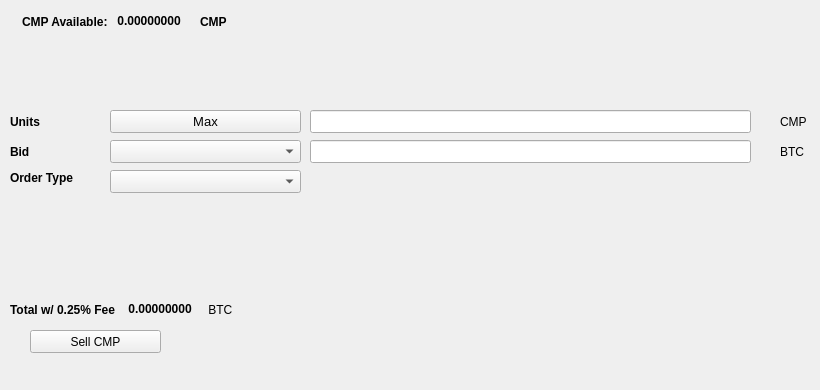
   <widget class="QWidget" name="SellTab">
    <attribute name="title">
     <string>Sell</string>
    </attribute>
    <widget class="QLabel" name="label_16">
     <property name="geometry">
      <rect>
       <x>780</x>
       <y>140</y>
       <width>31</width>
       <height>23</height>
      </rect>
     </property>
     <property name="text">
      <string>BTC</string>
     </property>
    </widget>
    <widget class="QComboBox" name="SellBidcomboBox">
     <property name="geometry">
      <rect>
       <x>110</x>
       <y>140</y>
       <width>191</width>
       <height>23</height>
      </rect>
     </property>
     <property name="font">
      <font>
       <pointsize>10</pointsize>
      </font>
     </property>
    </widget>
    <widget class="QLabel" name="label_18">
     <property name="geometry">
      <rect>
       <x>10</x>
       <y>110</y>
       <width>46</width>
       <height>23</height>
      </rect>
     </property>
     <property name="font">
      <font>
       <weight>75</weight>
       <bold>true</bold>
      </font>
     </property>
     <property name="text">
      <string>Units</string>
     </property>
    </widget>
    <widget class="QPushButton" name="Sell_Max_Amount">
     <property name="geometry">
      <rect>
       <x>110</x>
       <y>110</y>
       <width>191</width>
       <height>23</height>
      </rect>
     </property>
     <property name="font">
      <font>
       <pointsize>10</pointsize>
      </font>
     </property>
     <property name="text">
      <string>Max</string>
     </property>
    </widget>
    <widget class="QLabel" name="label_20">
     <property name="geometry">
      <rect>
       <x>10</x>
       <y>170</y>
       <width>91</width>
       <height>16</height>
      </rect>
     </property>
     <property name="font">
      <font>
       <weight>75</weight>
       <bold>true</bold>
      </font>
     </property>
     <property name="text">
      <string>Order Type</string>
     </property>
    </widget>
    <widget class="QComboBox" name="SellOrdertypeCombo">
     <property name="geometry">
      <rect>
       <x>110</x>
       <y>170</y>
       <width>191</width>
       <height>23</height>
      </rect>
     </property>
     <property name="font">
      <font>
       <pointsize>10</pointsize>
      </font>
     </property>
    </widget>
    <widget class="QLabel" name="label_21">
     <property name="geometry">
      <rect>
       <x>10</x>
       <y>140</y>
       <width>46</width>
       <height>23</height>
      </rect>
     </property>
     <property name="font">
      <font>
       <weight>75</weight>
       <bold>true</bold>
      </font>
     </property>
     <property name="text">
      <string>Bid</string>
     </property>
    </widget>
    <widget class="QLabel" name="label_22">
     <property name="geometry">
      <rect>
       <x>780</x>
       <y>110</y>
       <width>31</width>
       <height>23</height>
      </rect>
     </property>
     <property name="text">
      <string>CMP</string>
     </property>
    </widget>
    <widget class="QLineEdit" name="UnitsInputCMP">
     <property name="geometry">
      <rect>
       <x>310</x>
       <y>110</y>
       <width>441</width>
       <height>23</height>
      </rect>
     </property>
     <property name="font">
      <font>
       <pointsize>9</pointsize>
       <weight>75</weight>
       <bold>true</bold>
      </font>
     </property>
    </widget>
    <widget class="QLineEdit" name="SellBidPriceEdit">
     <property name="geometry">
      <rect>
       <x>310</x>
       <y>140</y>
       <width>441</width>
       <height>23</height>
      </rect>
     </property>
     <property name="font">
      <font>
       <pointsize>9</pointsize>
       <weight>75</weight>
       <bold>true</bold>
      </font>
     </property>
    </widget>
    <widget class="QPushButton" name="SellCMPBTN">
     <property name="geometry">
      <rect>
       <x>30</x>
       <y>330</y>
       <width>131</width>
       <height>23</height>
      </rect>
     </property>
     <property name="text">
      <string>Sell CMP</string>
     </property>
     <property name="icon">
      <iconset resource="../cmp">
       <normaloff>:/icons/bitcoin</normaloff>:/icons/bitcoin</iconset>
     </property>
    </widget>
    <widget class="QWidget" name="layoutWidget3">
     <property name="geometry">
      <rect>
       <x>22</x>
       <y>12</y>
       <width>258</width>
       <height>19</height>
      </rect>
     </property>
     <layout class="QHBoxLayout" name="horizontalLayout">
      <item>
       <widget class="QLabel" name="label232_2">
        <property name="font">
         <font>
          <weight>75</weight>
          <bold>true</bold>
         </font>
        </property>
        <property name="text">
         <string>CMP Available:</string>
        </property>
       </widget>
      </item>
      <item>
       <widget class="QLabel" name="CMPAvailableLabel">
        <property name="palette">
         <palette>
          <active>
           <colorrole role="WindowText">
            <brush brushstyle="SolidPattern">
             <color alpha="255">
              <red>0</red>
              <green>0</green>
              <blue>0</blue>
             </color>
            </brush>
           </colorrole>
           <colorrole role="Button">
            <brush brushstyle="SolidPattern">
             <color alpha="255">
              <red>0</red>
              <green>170</green>
              <blue>0</blue>
             </color>
            </brush>
           </colorrole>
           <colorrole role="Light">
            <brush brushstyle="SolidPattern">
             <color alpha="255">
              <red>0</red>
              <green>255</green>
              <blue>0</blue>
             </color>
            </brush>
           </colorrole>
           <colorrole role="Midlight">
            <brush brushstyle="SolidPattern">
             <color alpha="255">
              <red>0</red>
              <green>212</green>
              <blue>0</blue>
             </color>
            </brush>
           </colorrole>
           <colorrole role="Dark">
            <brush brushstyle="SolidPattern">
             <color alpha="255">
              <red>0</red>
              <green>85</green>
              <blue>0</blue>
             </color>
            </brush>
           </colorrole>
           <colorrole role="Mid">
            <brush brushstyle="SolidPattern">
             <color alpha="255">
              <red>0</red>
              <green>113</green>
              <blue>0</blue>
             </color>
            </brush>
           </colorrole>
           <colorrole role="Text">
            <brush brushstyle="SolidPattern">
             <color alpha="255">
              <red>0</red>
              <green>170</green>
              <blue>0</blue>
             </color>
            </brush>
           </colorrole>
           <colorrole role="BrightText">
            <brush brushstyle="SolidPattern">
             <color alpha="255">
              <red>255</red>
              <green>255</green>
              <blue>255</blue>
             </color>
            </brush>
           </colorrole>
           <colorrole role="ButtonText">
            <brush brushstyle="SolidPattern">
             <color alpha="255">
              <red>0</red>
              <green>0</green>
              <blue>0</blue>
             </color>
            </brush>
           </colorrole>
           <colorrole role="Base">
            <brush brushstyle="SolidPattern">
             <color alpha="255">
              <red>255</red>
              <green>255</green>
              <blue>255</blue>
             </color>
            </brush>
           </colorrole>
           <colorrole role="Window">
            <brush brushstyle="SolidPattern">
             <color alpha="255">
              <red>0</red>
              <green>170</green>
              <blue>0</blue>
             </color>
            </brush>
           </colorrole>
           <colorrole role="Shadow">
            <brush brushstyle="SolidPattern">
             <color alpha="255">
              <red>0</red>
              <green>0</green>
              <blue>0</blue>
             </color>
            </brush>
           </colorrole>
           <colorrole role="AlternateBase">
            <brush brushstyle="SolidPattern">
             <color alpha="255">
              <red>127</red>
              <green>212</green>
              <blue>127</blue>
             </color>
            </brush>
           </colorrole>
           <colorrole role="ToolTipBase">
            <brush brushstyle="SolidPattern">
             <color alpha="255">
              <red>255</red>
              <green>255</green>
              <blue>220</blue>
             </color>
            </brush>
           </colorrole>
           <colorrole role="ToolTipText">
            <brush brushstyle="SolidPattern">
             <color alpha="255">
              <red>0</red>
              <green>0</green>
              <blue>0</blue>
             </color>
            </brush>
           </colorrole>
          </active>
          <inactive>
           <colorrole role="WindowText">
            <brush brushstyle="SolidPattern">
             <color alpha="255">
              <red>0</red>
              <green>0</green>
              <blue>0</blue>
             </color>
            </brush>
           </colorrole>
           <colorrole role="Button">
            <brush brushstyle="SolidPattern">
             <color alpha="255">
              <red>0</red>
              <green>170</green>
              <blue>0</blue>
             </color>
            </brush>
           </colorrole>
           <colorrole role="Light">
            <brush brushstyle="SolidPattern">
             <color alpha="255">
              <red>0</red>
              <green>255</green>
              <blue>0</blue>
             </color>
            </brush>
           </colorrole>
           <colorrole role="Midlight">
            <brush brushstyle="SolidPattern">
             <color alpha="255">
              <red>0</red>
              <green>212</green>
              <blue>0</blue>
             </color>
            </brush>
           </colorrole>
           <colorrole role="Dark">
            <brush brushstyle="SolidPattern">
             <color alpha="255">
              <red>0</red>
              <green>85</green>
              <blue>0</blue>
             </color>
            </brush>
           </colorrole>
           <colorrole role="Mid">
            <brush brushstyle="SolidPattern">
             <color alpha="255">
              <red>0</red>
              <green>113</green>
              <blue>0</blue>
             </color>
            </brush>
           </colorrole>
           <colorrole role="Text">
            <brush brushstyle="SolidPattern">
             <color alpha="255">
              <red>0</red>
              <green>170</green>
              <blue>0</blue>
             </color>
            </brush>
           </colorrole>
           <colorrole role="BrightText">
            <brush brushstyle="SolidPattern">
             <color alpha="255">
              <red>255</red>
              <green>255</green>
              <blue>255</blue>
             </color>
            </brush>
           </colorrole>
           <colorrole role="ButtonText">
            <brush brushstyle="SolidPattern">
             <color alpha="255">
              <red>0</red>
              <green>0</green>
              <blue>0</blue>
             </color>
            </brush>
           </colorrole>
           <colorrole role="Base">
            <brush brushstyle="SolidPattern">
             <color alpha="255">
              <red>255</red>
              <green>255</green>
              <blue>255</blue>
             </color>
            </brush>
           </colorrole>
           <colorrole role="Window">
            <brush brushstyle="SolidPattern">
             <color alpha="255">
              <red>0</red>
              <green>170</green>
              <blue>0</blue>
             </color>
            </brush>
           </colorrole>
           <colorrole role="Shadow">
            <brush brushstyle="SolidPattern">
             <color alpha="255">
              <red>0</red>
              <green>0</green>
              <blue>0</blue>
             </color>
            </brush>
           </colorrole>
           <colorrole role="AlternateBase">
            <brush brushstyle="SolidPattern">
             <color alpha="255">
              <red>127</red>
              <green>212</green>
              <blue>127</blue>
             </color>
            </brush>
           </colorrole>
           <colorrole role="ToolTipBase">
            <brush brushstyle="SolidPattern">
             <color alpha="255">
              <red>255</red>
              <green>255</green>
              <blue>220</blue>
             </color>
            </brush>
           </colorrole>
           <colorrole role="ToolTipText">
            <brush brushstyle="SolidPattern">
             <color alpha="255">
              <red>0</red>
              <green>0</green>
              <blue>0</blue>
             </color>
            </brush>
           </colorrole>
          </inactive>
          <disabled>
           <colorrole role="WindowText">
            <brush brushstyle="SolidPattern">
             <color alpha="255">
              <red>0</red>
              <green>85</green>
              <blue>0</blue>
             </color>
            </brush>
           </colorrole>
           <colorrole role="Button">
            <brush brushstyle="SolidPattern">
             <color alpha="255">
              <red>0</red>
              <green>170</green>
              <blue>0</blue>
             </color>
            </brush>
           </colorrole>
           <colorrole role="Light">
            <brush brushstyle="SolidPattern">
             <color alpha="255">
              <red>0</red>
              <green>255</green>
              <blue>0</blue>
             </color>
            </brush>
           </colorrole>
           <colorrole role="Midlight">
            <brush brushstyle="SolidPattern">
             <color alpha="255">
              <red>0</red>
              <green>212</green>
              <blue>0</blue>
             </color>
            </brush>
           </colorrole>
           <colorrole role="Dark">
            <brush brushstyle="SolidPattern">
             <color alpha="255">
              <red>0</red>
              <green>85</green>
              <blue>0</blue>
             </color>
            </brush>
           </colorrole>
           <colorrole role="Mid">
            <brush brushstyle="SolidPattern">
             <color alpha="255">
              <red>0</red>
              <green>113</green>
              <blue>0</blue>
             </color>
            </brush>
           </colorrole>
           <colorrole role="Text">
            <brush brushstyle="SolidPattern">
             <color alpha="255">
              <red>0</red>
              <green>85</green>
              <blue>0</blue>
             </color>
            </brush>
           </colorrole>
           <colorrole role="BrightText">
            <brush brushstyle="SolidPattern">
             <color alpha="255">
              <red>255</red>
              <green>255</green>
              <blue>255</blue>
             </color>
            </brush>
           </colorrole>
           <colorrole role="ButtonText">
            <brush brushstyle="SolidPattern">
             <color alpha="255">
              <red>0</red>
              <green>85</green>
              <blue>0</blue>
             </color>
            </brush>
           </colorrole>
           <colorrole role="Base">
            <brush brushstyle="SolidPattern">
             <color alpha="255">
              <red>0</red>
              <green>170</green>
              <blue>0</blue>
             </color>
            </brush>
           </colorrole>
           <colorrole role="Window">
            <brush brushstyle="SolidPattern">
             <color alpha="255">
              <red>0</red>
              <green>170</green>
              <blue>0</blue>
             </color>
            </brush>
           </colorrole>
           <colorrole role="Shadow">
            <brush brushstyle="SolidPattern">
             <color alpha="255">
              <red>0</red>
              <green>0</green>
              <blue>0</blue>
             </color>
            </brush>
           </colorrole>
           <colorrole role="AlternateBase">
            <brush brushstyle="SolidPattern">
             <color alpha="255">
              <red>0</red>
              <green>170</green>
              <blue>0</blue>
             </color>
            </brush>
           </colorrole>
           <colorrole role="ToolTipBase">
            <brush brushstyle="SolidPattern">
             <color alpha="255">
              <red>255</red>
              <green>255</green>
              <blue>220</blue>
             </color>
            </brush>
           </colorrole>
           <colorrole role="ToolTipText">
            <brush brushstyle="SolidPattern">
             <color alpha="255">
              <red>0</red>
              <green>0</green>
              <blue>0</blue>
             </color>
            </brush>
           </colorrole>
          </disabled>
         </palette>
        </property>
        <property name="font">
         <font>
          <weight>75</weight>
          <bold>true</bold>
         </font>
        </property>
        <property name="text">
         <string> 0.00000000 </string>
        </property>
        <property name="textInteractionFlags">
         <set>Qt::LinksAccessibleByMouse|Qt::TextSelectableByKeyboard|Qt::TextSelectableByMouse</set>
        </property>
       </widget>
      </item>
      <item>
       <widget class="QLabel" name="labelCMP">
        <property name="font">
         <font>
          <weight>75</weight>
          <bold>true</bold>
         </font>
        </property>
        <property name="text">
         <string>CMP</string>
        </property>
       </widget>
      </item>
     </layout>
    </widget>
    <widget class="QWidget" name="layoutWidget">
     <property name="geometry">
      <rect>
       <x>10</x>
       <y>300</y>
       <width>268</width>
       <height>19</height>
      </rect>
     </property>
     <layout class="QHBoxLayout" name="horizontalLayout_2">
      <item>
       <widget class="QLabel" name="label_19">
        <property name="font">
         <font>
          <weight>75</weight>
          <bold>true</bold>
         </font>
        </property>
        <property name="text">
         <string>Total w/ 0.25% Fee </string>
        </property>
       </widget>
      </item>
      <item>
       <widget class="QLabel" name="SellCostLabel">
        <property name="palette">
         <palette>
          <active>
           <colorrole role="WindowText">
            <brush brushstyle="SolidPattern">
             <color alpha="255">
              <red>0</red>
              <green>0</green>
              <blue>0</blue>
             </color>
            </brush>
           </colorrole>
           <colorrole role="Button">
            <brush brushstyle="SolidPattern">
             <color alpha="255">
              <red>0</red>
              <green>170</green>
              <blue>0</blue>
             </color>
            </brush>
           </colorrole>
           <colorrole role="Light">
            <brush brushstyle="SolidPattern">
             <color alpha="255">
              <red>0</red>
              <green>255</green>
              <blue>0</blue>
             </color>
            </brush>
           </colorrole>
           <colorrole role="Midlight">
            <brush brushstyle="SolidPattern">
             <color alpha="255">
              <red>0</red>
              <green>212</green>
              <blue>0</blue>
             </color>
            </brush>
           </colorrole>
           <colorrole role="Dark">
            <brush brushstyle="SolidPattern">
             <color alpha="255">
              <red>0</red>
              <green>85</green>
              <blue>0</blue>
             </color>
            </brush>
           </colorrole>
           <colorrole role="Mid">
            <brush brushstyle="SolidPattern">
             <color alpha="255">
              <red>0</red>
              <green>113</green>
              <blue>0</blue>
             </color>
            </brush>
           </colorrole>
           <colorrole role="Text">
            <brush brushstyle="SolidPattern">
             <color alpha="255">
              <red>0</red>
              <green>170</green>
              <blue>0</blue>
             </color>
            </brush>
           </colorrole>
           <colorrole role="BrightText">
            <brush brushstyle="SolidPattern">
             <color alpha="255">
              <red>255</red>
              <green>255</green>
              <blue>255</blue>
             </color>
            </brush>
           </colorrole>
           <colorrole role="ButtonText">
            <brush brushstyle="SolidPattern">
             <color alpha="255">
              <red>0</red>
              <green>0</green>
              <blue>0</blue>
             </color>
            </brush>
           </colorrole>
           <colorrole role="Base">
            <brush brushstyle="SolidPattern">
             <color alpha="255">
              <red>255</red>
              <green>255</green>
              <blue>255</blue>
             </color>
            </brush>
           </colorrole>
           <colorrole role="Window">
            <brush brushstyle="SolidPattern">
             <color alpha="255">
              <red>0</red>
              <green>170</green>
              <blue>0</blue>
             </color>
            </brush>
           </colorrole>
           <colorrole role="Shadow">
            <brush brushstyle="SolidPattern">
             <color alpha="255">
              <red>0</red>
              <green>0</green>
              <blue>0</blue>
             </color>
            </brush>
           </colorrole>
           <colorrole role="AlternateBase">
            <brush brushstyle="SolidPattern">
             <color alpha="255">
              <red>127</red>
              <green>212</green>
              <blue>127</blue>
             </color>
            </brush>
           </colorrole>
           <colorrole role="ToolTipBase">
            <brush brushstyle="SolidPattern">
             <color alpha="255">
              <red>255</red>
              <green>255</green>
              <blue>220</blue>
             </color>
            </brush>
           </colorrole>
           <colorrole role="ToolTipText">
            <brush brushstyle="SolidPattern">
             <color alpha="255">
              <red>0</red>
              <green>0</green>
              <blue>0</blue>
             </color>
            </brush>
           </colorrole>
          </active>
          <inactive>
           <colorrole role="WindowText">
            <brush brushstyle="SolidPattern">
             <color alpha="255">
              <red>0</red>
              <green>0</green>
              <blue>0</blue>
             </color>
            </brush>
           </colorrole>
           <colorrole role="Button">
            <brush brushstyle="SolidPattern">
             <color alpha="255">
              <red>0</red>
              <green>170</green>
              <blue>0</blue>
             </color>
            </brush>
           </colorrole>
           <colorrole role="Light">
            <brush brushstyle="SolidPattern">
             <color alpha="255">
              <red>0</red>
              <green>255</green>
              <blue>0</blue>
             </color>
            </brush>
           </colorrole>
           <colorrole role="Midlight">
            <brush brushstyle="SolidPattern">
             <color alpha="255">
              <red>0</red>
              <green>212</green>
              <blue>0</blue>
             </color>
            </brush>
           </colorrole>
           <colorrole role="Dark">
            <brush brushstyle="SolidPattern">
             <color alpha="255">
              <red>0</red>
              <green>85</green>
              <blue>0</blue>
             </color>
            </brush>
           </colorrole>
           <colorrole role="Mid">
            <brush brushstyle="SolidPattern">
             <color alpha="255">
              <red>0</red>
              <green>113</green>
              <blue>0</blue>
             </color>
            </brush>
           </colorrole>
           <colorrole role="Text">
            <brush brushstyle="SolidPattern">
             <color alpha="255">
              <red>0</red>
              <green>170</green>
              <blue>0</blue>
             </color>
            </brush>
           </colorrole>
           <colorrole role="BrightText">
            <brush brushstyle="SolidPattern">
             <color alpha="255">
              <red>255</red>
              <green>255</green>
              <blue>255</blue>
             </color>
            </brush>
           </colorrole>
           <colorrole role="ButtonText">
            <brush brushstyle="SolidPattern">
             <color alpha="255">
              <red>0</red>
              <green>0</green>
              <blue>0</blue>
             </color>
            </brush>
           </colorrole>
           <colorrole role="Base">
            <brush brushstyle="SolidPattern">
             <color alpha="255">
              <red>255</red>
              <green>255</green>
              <blue>255</blue>
             </color>
            </brush>
           </colorrole>
           <colorrole role="Window">
            <brush brushstyle="SolidPattern">
             <color alpha="255">
              <red>0</red>
              <green>170</green>
              <blue>0</blue>
             </color>
            </brush>
           </colorrole>
           <colorrole role="Shadow">
            <brush brushstyle="SolidPattern">
             <color alpha="255">
              <red>0</red>
              <green>0</green>
              <blue>0</blue>
             </color>
            </brush>
           </colorrole>
           <colorrole role="AlternateBase">
            <brush brushstyle="SolidPattern">
             <color alpha="255">
              <red>127</red>
              <green>212</green>
              <blue>127</blue>
             </color>
            </brush>
           </colorrole>
           <colorrole role="ToolTipBase">
            <brush brushstyle="SolidPattern">
             <color alpha="255">
              <red>255</red>
              <green>255</green>
              <blue>220</blue>
             </color>
            </brush>
           </colorrole>
           <colorrole role="ToolTipText">
            <brush brushstyle="SolidPattern">
             <color alpha="255">
              <red>0</red>
              <green>0</green>
              <blue>0</blue>
             </color>
            </brush>
           </colorrole>
          </inactive>
          <disabled>
           <colorrole role="WindowText">
            <brush brushstyle="SolidPattern">
             <color alpha="255">
              <red>0</red>
              <green>85</green>
              <blue>0</blue>
             </color>
            </brush>
           </colorrole>
           <colorrole role="Button">
            <brush brushstyle="SolidPattern">
             <color alpha="255">
              <red>0</red>
              <green>170</green>
              <blue>0</blue>
             </color>
            </brush>
           </colorrole>
           <colorrole role="Light">
            <brush brushstyle="SolidPattern">
             <color alpha="255">
              <red>0</red>
              <green>255</green>
              <blue>0</blue>
             </color>
            </brush>
           </colorrole>
           <colorrole role="Midlight">
            <brush brushstyle="SolidPattern">
             <color alpha="255">
              <red>0</red>
              <green>212</green>
              <blue>0</blue>
             </color>
            </brush>
           </colorrole>
           <colorrole role="Dark">
            <brush brushstyle="SolidPattern">
             <color alpha="255">
              <red>0</red>
              <green>85</green>
              <blue>0</blue>
             </color>
            </brush>
           </colorrole>
           <colorrole role="Mid">
            <brush brushstyle="SolidPattern">
             <color alpha="255">
              <red>0</red>
              <green>113</green>
              <blue>0</blue>
             </color>
            </brush>
           </colorrole>
           <colorrole role="Text">
            <brush brushstyle="SolidPattern">
             <color alpha="255">
              <red>0</red>
              <green>85</green>
              <blue>0</blue>
             </color>
            </brush>
           </colorrole>
           <colorrole role="BrightText">
            <brush brushstyle="SolidPattern">
             <color alpha="255">
              <red>255</red>
              <green>255</green>
              <blue>255</blue>
             </color>
            </brush>
           </colorrole>
           <colorrole role="ButtonText">
            <brush brushstyle="SolidPattern">
             <color alpha="255">
              <red>0</red>
              <green>85</green>
              <blue>0</blue>
             </color>
            </brush>
           </colorrole>
           <colorrole role="Base">
            <brush brushstyle="SolidPattern">
             <color alpha="255">
              <red>0</red>
              <green>170</green>
              <blue>0</blue>
             </color>
            </brush>
           </colorrole>
           <colorrole role="Window">
            <brush brushstyle="SolidPattern">
             <color alpha="255">
              <red>0</red>
              <green>170</green>
              <blue>0</blue>
             </color>
            </brush>
           </colorrole>
           <colorrole role="Shadow">
            <brush brushstyle="SolidPattern">
             <color alpha="255">
              <red>0</red>
              <green>0</green>
              <blue>0</blue>
             </color>
            </brush>
           </colorrole>
           <colorrole role="AlternateBase">
            <brush brushstyle="SolidPattern">
             <color alpha="255">
              <red>0</red>
              <green>170</green>
              <blue>0</blue>
             </color>
            </brush>
           </colorrole>
           <colorrole role="ToolTipBase">
            <brush brushstyle="SolidPattern">
             <color alpha="255">
              <red>255</red>
              <green>255</green>
              <blue>220</blue>
             </color>
            </brush>
           </colorrole>
           <colorrole role="ToolTipText">
            <brush brushstyle="SolidPattern">
             <color alpha="255">
              <red>0</red>
              <green>0</green>
              <blue>0</blue>
             </color>
            </brush>
           </colorrole>
          </disabled>
         </palette>
        </property>
        <property name="font">
         <font>
          <weight>75</weight>
          <bold>true</bold>
         </font>
        </property>
        <property name="autoFillBackground">
         <bool>false</bool>
        </property>
        <property name="text">
         <string> 0.00000000</string>
        </property>
        <property name="textInteractionFlags">
         <set>Qt::LinksAccessibleByMouse|Qt::TextSelectableByMouse</set>
        </property>
       </widget>
      </item>
      <item>
       <widget class="QLabel" name="label_17">
        <property name="font">
         <font>
          <weight>50</weight>
          <bold>false</bold>
         </font>
        </property>
        <property name="text">
         <string> BTC</string>
        </property>
       </widget>
      </item>
     </layout>
    </widget>
    <widget class="QLabel" name="label_23">
     <property name="geometry">
      <rect>
       <x>460</x>
       <y>300</y>
       <width>281</width>
       <height>81</height>
      </rect>
     </property>
     <property name="text">
      <string/>
     </property>
     <property name="pixmap">
      <pixmap>:/images/bittrex</pixmap>
     </property>
    </widget>
   </widget>
